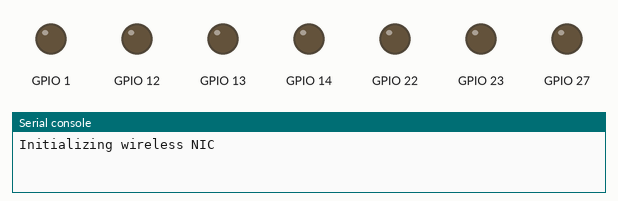
A program run on a simulated ESP32 board running MicroPython. Parts: output pins drawn as LEDs (lit = HIGH), the last lines printed to the serial console. A WiFi scan finds one network, HomeNet.

Above: at 1.0 s.
At 4.5 s:
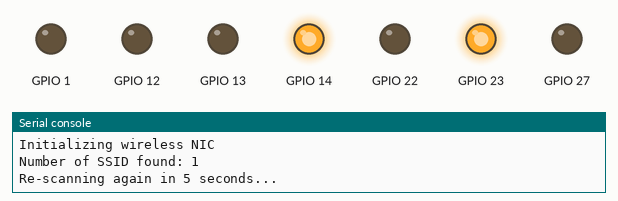
Timing chart, 0 to 9.1 s (numbered marks = the images above):
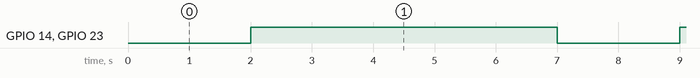

The program:

wireless_ssid_count.py
```python
"""
MIT License

Copyright (c) 2022 ljnath

Permission is hereby granted, free of charge, to any person obtaining a copy
of this software and associated documentation files (the "Software"), to deal
in the Software without restriction, including without limitation the rights
to use, copy, modify, merge, publish, distribute, sublicense, and/or sell
copies of the Software, and to permit persons to whom the Software is
furnished to do so, subject to the following conditions:

The above copyright notice and this permission notice shall be included in all
copies or substantial portions of the Software.

THE SOFTWARE IS PROVIDED "AS IS", WITHOUT WARRANTY OF ANY KIND, EXPRESS OR
IMPLIED, INCLUDING BUT NOT LIMITED TO THE WARRANTIES OF MERCHANTABILITY,
FITNESS FOR A PARTICULAR PURPOSE AND NONINFRINGEMENT. IN NO EVENT SHALL THE
AUTHORS OR COPYRIGHT HOLDERS BE LIABLE FOR ANY CLAIM, DAMAGES OR OTHER
LIABILITY, WHETHER IN AN ACTION OF CONTRACT, TORT OR OTHERWISE, ARISING FROM,
OUT OF OR IN CONNECTION WITH THE SOFTWARE OR THE USE OR OTHER DEALINGS IN THE
SOFTWARE.

Micropython code to scan for wireless SSID and display the number of results it found on 7-segment LED display (common cathode).
Tested this code on ESP32

Author: Lakhya Jyoti Nath
Date: September 2022

7segment LED display

        A
    o--------o
    |        | B
  F |   G    |
    o--------o
    |        | C
  E |        |
    o--------o
        D
"""

import time

import machine
import network


class LedDisplay:
    """
    LedDisplay class to handling all the interaction with the 7-segment LED display
    """

    def __init__(self) -> None:
        # all avilable segments in a 7-segment LCD display
        self.__all_segment = ('A', 'B', 'C', 'D', 'E', 'F', 'G')

        # GPIO pins for displaying the TENS digit
        self.__tens_pins = (25, 26, 16, 17, 18, 32, 33)

        # GPIO pins for displaying the ONES digit
        self.__ones_pins = (27, 14, 23, 22, 1, 12, 13)

        # all possible digits
        self.__digits = {
            0: ('A', 'B', 'C', 'D', 'E', 'F'),
            1: ('B', 'C'),
            2: ('A', 'B', 'D', 'E', 'G'),
            3: ('A', 'B', 'C', 'D', 'G'),
            4: ('B', 'C', 'F', 'G'),
            5: ('A', 'C', 'D', 'F', 'G'),
            6: ('A', 'C', 'D', 'E', 'F', 'G'),
            7: ('A', 'B', 'C'),
            8: ('A', 'B', 'C', 'D', 'E', 'F', 'G'),
            9: ('A', 'B', 'C', 'D', 'F', 'G')
        }

    def __get_segments(self, position: str, digit: int = 8) -> tuple:
        """
        Method to get the segment responsible to display a digit.
        :param position : String value (ones or tens) which determine for which position the digit is for.
                          Based on this the pins will vary
        :param digit : Integer value, this is the digit for which the segement needs to be determined.
                       The default digit is considered as 8, where all the segment will be either ON (to display 8) or OFF (to clear display)
        """
        current_set_of_pins = ()

        # determining the pins-set based on the digit position, as we are using 2 LCD display,
        # the set of pins are different
        if position == 'ones':
            current_set_of_pins = self.__ones_pins
        elif position == 'tens':
            current_set_of_pins = self.__tens_pins

        # creating a dict of segments with key as A,B,C,D,E,F and G and value as instance of machine.Pin to interact with the Pin output value
        all_segments = {}
        for i in range(7):
            all_segments[self.__all_segment[i]] = machine.Pin(current_set_of_pins[i], machine.Pin.OUT)

        # casting and returning the segments applicable for given `digit`
        return tuple([value for key, value in all_segments.items() if key in self.__digits[digit]])

    def clear_display(self) -> None:
        """
        Method to clear both the ONES and TENS display
        """
        _ = [segment.off() for segment in self.__get_segments('ones')]
        _ = [segment.off() for segment in self.__get_segments('tens')]

    def show_number(self, number: int) -> None:
        """
        Method to show a 2 digit number on the LCD display
        :param number : Integer number to show
        """
        # displaying the ONES digit
        digit_at_ones_place = number % 10
        segments_to_lit = self.__get_segments('ones',  digit_at_ones_place)
        _ = [segment.on() for segment in segments_to_lit]

        if number > 9:
            digit_at_tens_place = number // 10
            segments_to_lit = self.__get_segments('tens',  digit_at_tens_place)
            _ = [segment.on() for segment in segments_to_lit]


class WirelessNetwork:
    """
    WirelessNetwork class for handling all wireless network operation
    """

    def __init__(self) -> None:
        print('Initializing wireless NIC')
        self.__nic = network.WLAN(network.STA_IF)
        self.__nic.active(True)                         # activating wireless network adapter

        self.__led_display = LedDisplay()

    def scan(self) -> list:
        """
        Method to scan for all available wirelesss SSIDs
        """
        return self.__nic.scan()


def main():
    """
    Driver function
    """
    led_display = LedDisplay()
    wireless_network = WirelessNetwork()

    while True:
        led_display.clear_display()
        available_ssids = wireless_network.scan()

        print(f'Number of SSID found: {len(available_ssids)}')
        led_display.show_number(len(available_ssids))

        print('Re-scanning again in 5 seconds...')
        time.sleep(5)


if __name__ == '__main__':
    main()
```

Measured:
- by itself, GPIO 14, GPIO 23: alternates HIGH for 5.0 s and LOW for 2.0 s
